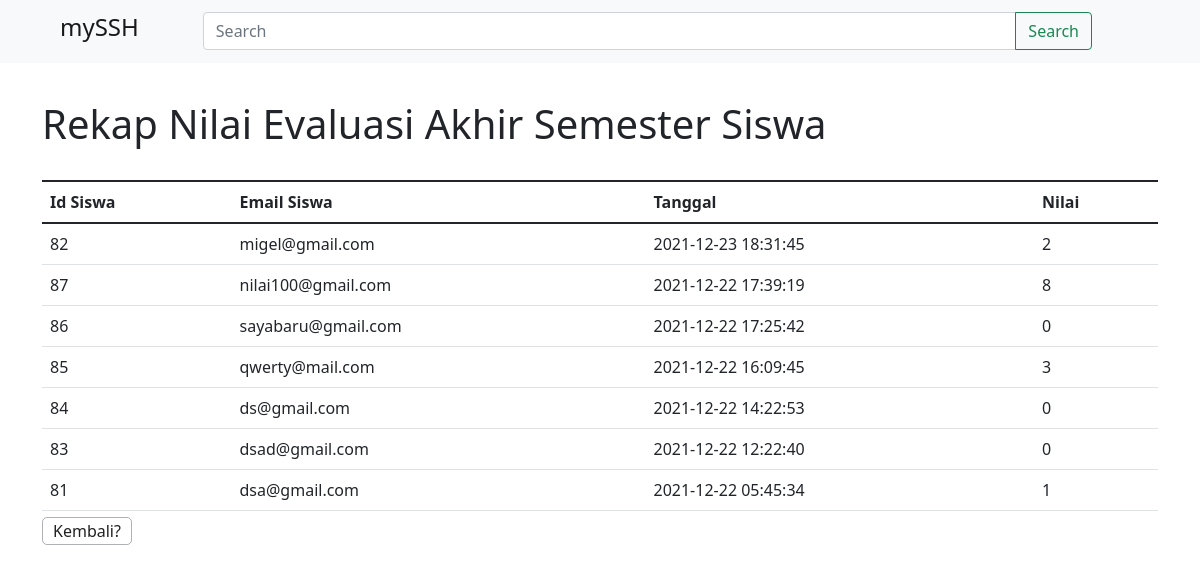
Screenshot of /rekap.php with the database file from the repository.
### tables this page shows
CREATE TABLE `users` (
  `id` int(11) NOT NULL,
  `email` varchar(225) NOT NULL,
  `played_on` varchar(225) NOT NULL,
  `score` int(11) NOT NULL DEFAULT 0
);

### rekap.php (the view, shortened to what this page needs)
<?php
	include "connection.php";
?>
<!DOCTYPE html>
<html>
	<head>
		<link rel="stylesheet" type="text/css" href="css/index1.css">
		<link href="https://cdn.jsdelivr.net/npm/bootstrap@5.1.3/dist/css/bootstrap.min.css" rel="stylesheet">
	</head>
	<body>
    <nav class="navbar navbar-expand fixed-top navbar-light bg-light">
        <div class="container-fluid mx-5">
            <a class="navbar-brand" href="index.php">
            <h4>mySSH</h4>
            </a>
            <form class="input-group mx-5">
            <input class="form-control" type="search" placeholder="Search" aria-label="Search" style="width: 10px;">
            <button class="btn btn-outline-success" type="submit">Search</button>
            </form>
        </div>
    </nav>
    <div class="container rekaps">
        <h1>Rekap Nilai Evaluasi Akhir Semester Siswa</h1>
        <br>
        <table class="table">
            <caption class="title"><a href="index.php" class="start">Kembali? </a></caption>
            <thead>
                <tr>
                <th>Id Siswa</th>
                <th>Email Siswa</th>
                <th>Tanggal</th>
                <th>Nilai</th>
                </tr>
            </thead>
            <tbody>
            <?php
                $query = "SELECT * FROM users ORDER BY played_on DESC";
                $select_players = mysqli_query($conn, $query) or die(mysqli_error($conn));
                if (mysqli_num_rows($select_players) > 0 ) {
                while ($row = mysqli_fetch_array($select_players)) {
                    $id = $row['id'];
                    $email = $row['email'];
                    $played_on = $row['played_on'];
                    $score = $row['score'];
                    echo "<tr>";
                    echo "<td>$id</td>";
                    echo "<td>$email</td>";
                    echo "<td>$played_on</td>";
                    echo "<td>$score</td>";
                    echo "</tr>";
                }
            }
            ?>
            </tbody>
        </table>
    </div>
</body>
</html>

### css/index1.css (style rules this page uses)
.container { padding-top: 150px; }
.rekaps { padding-top: 100px; }
.rekaps a { border: 1px solid #2f354262; background-color: #fff; color: #212121; text-decoration: none; border-radius:5px; padding-left: 10px; padding-right: 10px; padding-top: 2px; padding-bottom: 2px; }

### rows the page displays
users: id "82", email "migel@gmail.com", played_on "2021-12-23 18:31:45", score "2"
users: id "87", email "nilai100@gmail.com", played_on "2021-12-22 17:39:19", score "8"
users: id "86", email "sayabaru@gmail.com", played_on "2021-12-22 17:25:42", score "0"
users: id "85", email "qwerty@mail.com", played_on "2021-12-22 16:09:45", score "3"
users: id "84", email "ds@gmail.com", played_on "2021-12-22 14:22:53", score "0"
users: id "83", email "dsad@gmail.com", played_on "2021-12-22 12:22:40", score "0"
users: id "81", email "dsa@gmail.com", played_on "2021-12-22 05:45:34", score "1"
